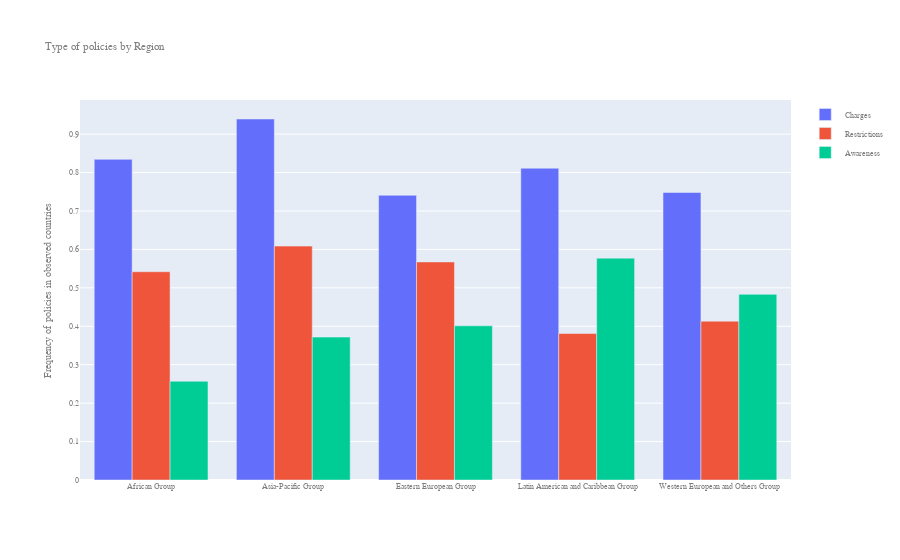

The notebook cell saved with this chart:
### Markdown cell above
### 3.3.2 Alcohol policies by region and by religion <a class="anchor" id="3.3.2"></a>

We want to do the same analysis but by grouping the policies by region and religion

### Code cell
#bar plot of using plotly

mean_by_region = hierarchy.groupby('Region').mean()
fig = go.Figure()
fig.add_trace(go.Bar(name = 'Charges', y = mean_by_region.Charges, x=list(mean_by_region.index)))
fig.add_trace(go.Bar(name = 'Restrictions', y = mean_by_region.Restrictions, x=list(mean_by_region.index)))
fig.add_trace(go.Bar(name = 'Awareness', y = mean_by_region.Awareness, x=list(mean_by_region.index)))


fig.update_layout(title_text="Type of policies by Region",
    yaxis_title="Frequency of policies in observed countries",
    font=dict(
        family="Courier New, monospace",
        size=8,
        color="#7f7f7f"
    )
)

fig.show()

### Figure 1 — Plotly figure (JSON) as saved in the notebook; plotly's stock layout.template omitted (floating-point values rounded to 4 significant figures)
{"data": [{"name": "Charges", "type": "bar", "x": ["African Group", "Asia-Pacific Group", "Eastern European Group", "Latin American and Caribbean Group", "Western European and Others Group"], "y": [0.8343, 0.9393, 0.7407, 0.8113, 0.7482]}, {"name": "Restrictions", "type": "bar", "x": ["African Group", "Asia-Pacific Group", "Eastern European Group", "Latin American and Caribbean Group", "Western European and Others Group"], "y": [0.5419, 0.6086, 0.5674, 0.3811, 0.4133]}, {"name": "Awareness", "type": "bar", "x": ["African Group", "Asia-Pacific Group", "Eastern European Group", "Latin American and Caribbean Group", "Western European and Others Group"], "y": [0.2569, 0.3718, 0.4012, 0.5772, 0.4831]}], "layout": {"font": {"color": "#7f7f7f", "family": "Courier New, monospace", "size": 8}, "title": {"text": "Type of policies by Region"}, "yaxis": {"title": {"text": "Frequency of policies in observed countries"}}}}
